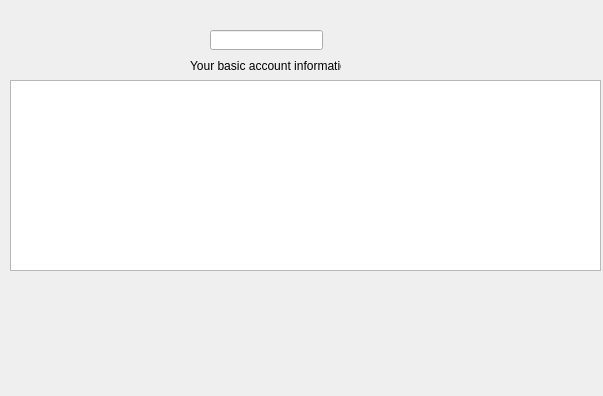
<?xml version="1.0" encoding="UTF-8"?>
<ui version="4.0">
 <class>Studentpage</class>
 <widget class="QDialog" name="Studentpage">
  <property name="geometry">
   <rect>
    <x>0</x>
    <y>0</y>
    <width>603</width>
    <height>396</height>
   </rect>
  </property>
  <property name="windowTitle">
   <string>Studentpage</string>
  </property>
  <widget class="QTableView" name="studentView">
   <property name="geometry">
    <rect>
     <x>10</x>
     <y>80</y>
     <width>591</width>
     <height>191</height>
    </rect>
   </property>
  </widget>
  <widget class="QLabel" name="label">
   <property name="geometry">
    <rect>
     <x>190</x>
     <y>40</y>
     <width>151</width>
     <height>51</height>
    </rect>
   </property>
   <property name="sizeIncrement">
    <size>
     <width>10</width>
     <height>10</height>
    </size>
   </property>
   <property name="baseSize">
    <size>
     <width>10</width>
     <height>10</height>
    </size>
   </property>
   <property name="text">
    <string>Your basic account information</string>
   </property>
  </widget>
  <widget class="QLineEdit" name="lineEdit_name">
   <property name="geometry">
    <rect>
     <x>210</x>
     <y>30</y>
     <width>113</width>
     <height>20</height>
    </rect>
   </property>
  </widget>
 </widget>
 <resources/>
 <connections/>
</ui>
